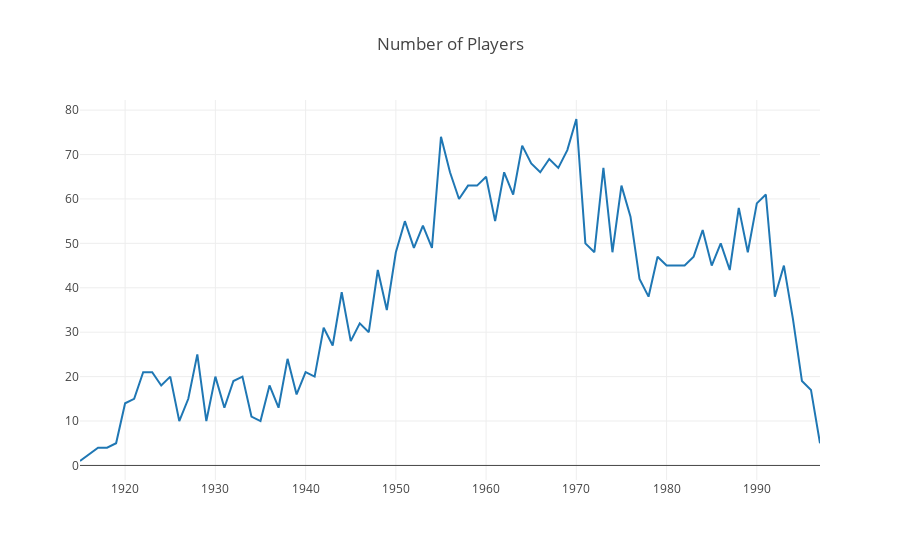

The cell this chart's notebook holds for it:
### Code cell
#интерактивный график

plotly_line_plot(
    born_df
    ,
    title = 'Number of Players'
)
